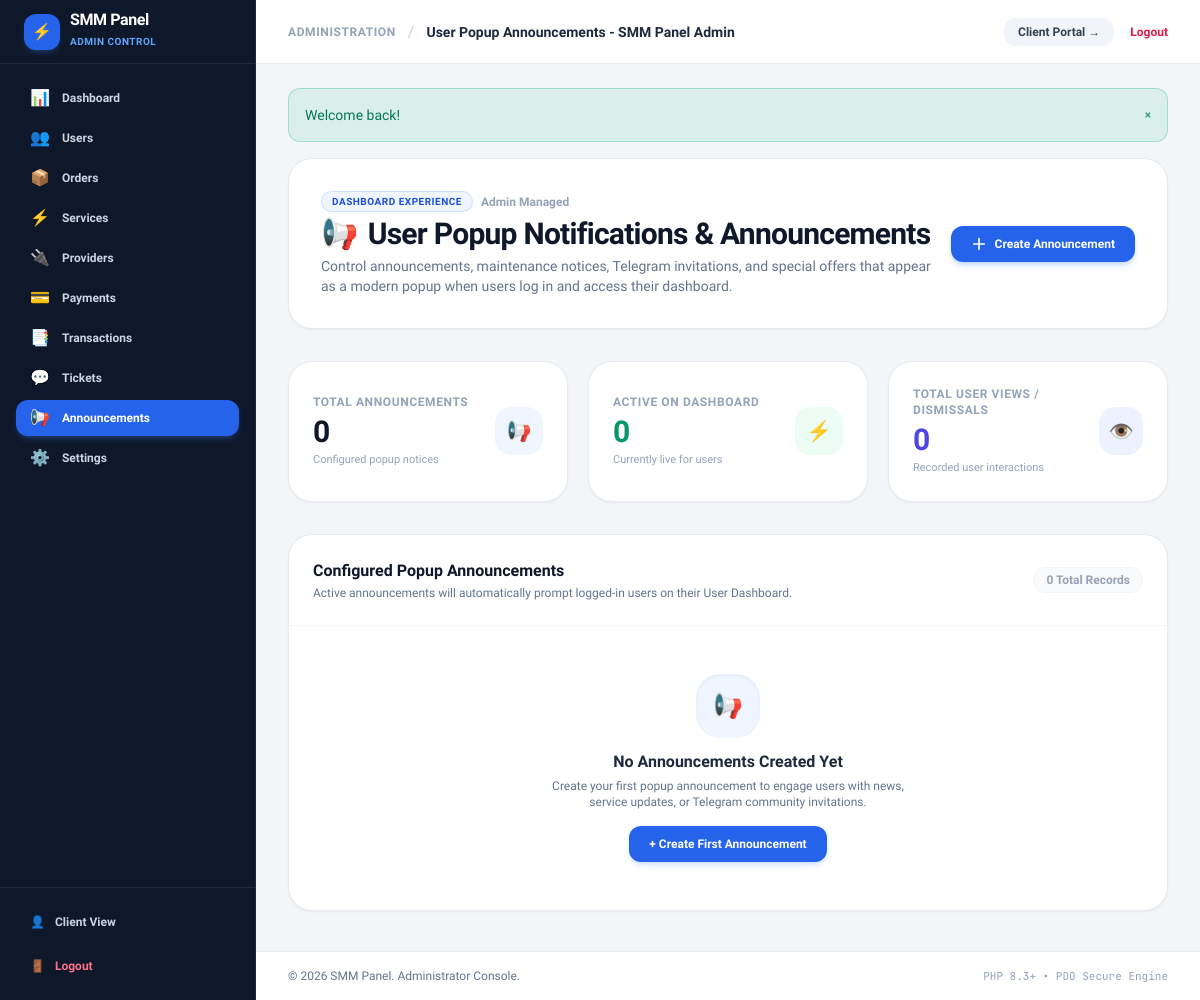
Page /admin/announcements.php (signed in) on the earlier database version.
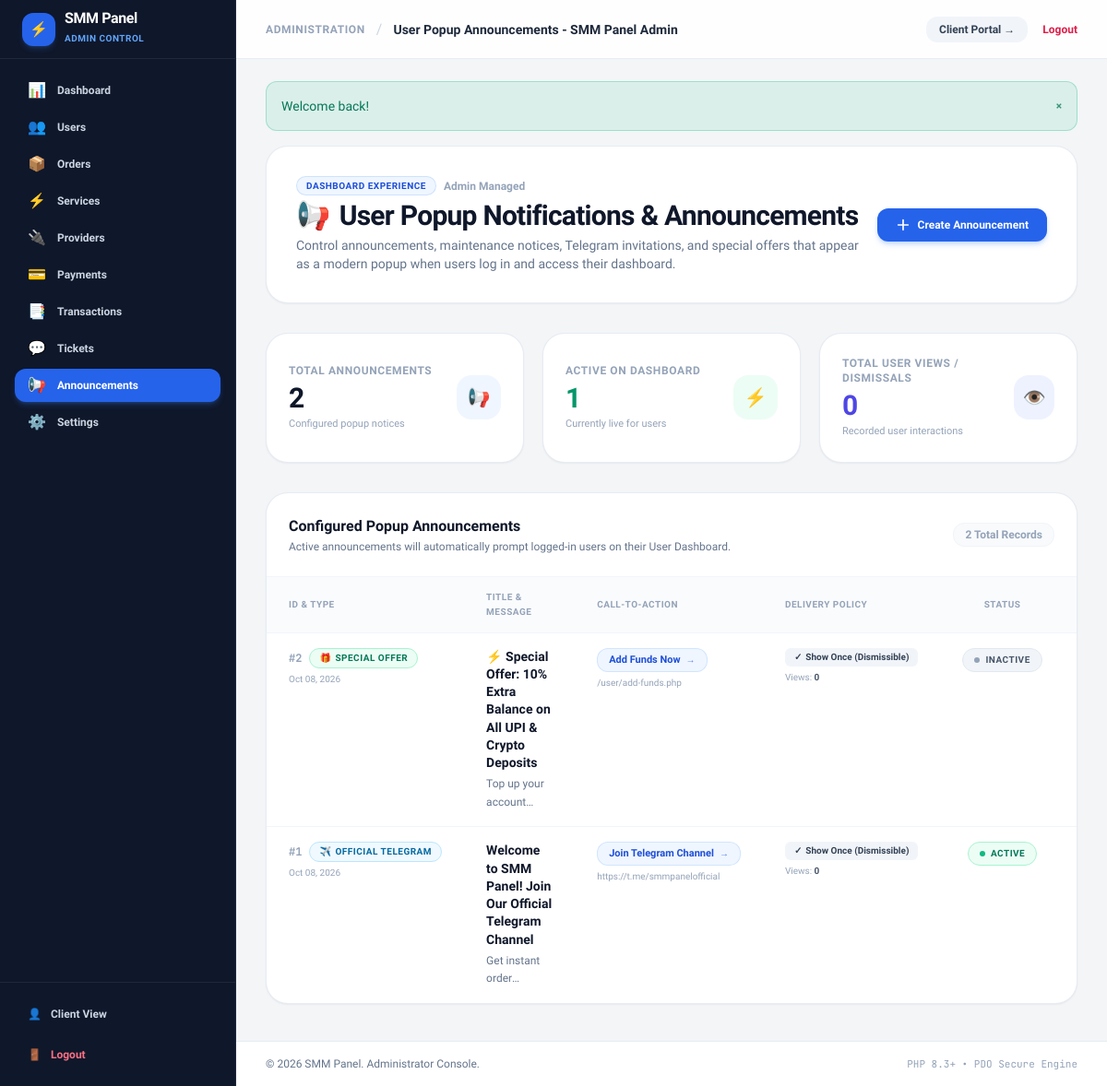
Same page on the later database version.
### tables this page shows
CREATE TABLE `announcements` (
  `id` INT UNSIGNED AUTO_INCREMENT PRIMARY KEY,
  `title` VARCHAR(255) NOT NULL,
  `type` ENUM('announcement', 'service', 'maintenance', 'offer', 'telegram', 'update', 'system') NOT NULL DEFAULT 'announcement',
  `badge_text` VARCHAR(64) DEFAULT 'Important Notice',
  `message` TEXT NOT NULL,
  `btn_text` VARCHAR(100) NULL,
  `btn_link` VARCHAR(255) NULL,
  `target_audience` ENUM('all', 'active_users') NOT NULL DEFAULT 'all',
  `show_once` TINYINT(1) NOT NULL DEFAULT 1,
  `status` ENUM('active', 'inactive') NOT NULL DEFAULT 'active',
  `starts_at` DATETIME NULL,
  `expires_at` DATETIME NULL,
  `created_at` TIMESTAMP DEFAULT CURRENT_TIMESTAMP,
  `updated_at` TIMESTAMP DEFAULT CURRENT_TIMESTAMP ON UPDATE CURRENT_TIMESTAMP,
  INDEX `idx_announcements_status` (`status`)
);

### includes/functions.php (called while the page is built, shortened)
<?php
function e(?string $string): string {
    return htmlspecialchars((string)$string, ENT_QUOTES, 'UTF-8');
}
    ?>

### admin/announcements.php (the view, shortened to what the rows shown need)
<?php
require_once __DIR__ . '/../includes/functions.php';
$db = Database::getConnection();
try {
    $db->exec("
        CREATE TABLE IF NOT EXISTS `announcements` (
          `id` INT UNSIGNED AUTO_INCREMENT PRIMARY KEY,
          `title` VARCHAR(255) NOT NULL,
          `type` ENUM('announcement', 'service', 'maintenance', 'offer', 'telegram', 'update', 'system') NOT NULL DEFAULT 'announcement',
          `badge_text` VARCHAR(64) DEFAULT 'Important Notice',
          `message` TEXT NOT NULL,
          `btn_text` VARCHAR(100) NULL,
          `btn_link` VARCHAR(255) NULL,
          `target_audience` ENUM('all', 'active_users') NOT NULL DEFAULT 'all',
          `show_once` TINYINT(1) NOT NULL DEFAULT 1,
          `status` ENUM('active', 'inactive') NOT NULL DEFAULT 'active',
          `starts_at` DATETIME NULL,
          `expires_at` DATETIME NULL,
          `created_at` TIMESTAMP DEFAULT CURRENT_TIMESTAMP,
          `updated_at` TIMESTAMP DEFAULT CURRENT_TIMESTAMP ON UPDATE CURRENT_TIMESTAMP,
          INDEX `idx_announcements_status` (`status`)
        ) ENGINE=InnoDB DEFAULT CHARSET=utf8mb4 COLLATE=utf8mb4_unicode_ci;
        CREATE TABLE IF NOT EXISTS `user_announcement_dismissals` (
          `user_id` INT UNSIGNED NOT NULL,
          `announcement_id` INT UNSIGNED NOT NULL,
          `dismissed_at` TIMESTAMP DEFAULT CURRENT_TIMESTAMP,
          PRIMARY KEY (`user_id`, `announcement_id`),
          INDEX `idx_dismissal_announcement` (`announcement_id`)
        ) ENGINE=InnoDB DEFAULT CHARSET=utf8mb4 COLLATE=utf8mb4_unicode_ci;
    ");
} catch (PDOException $e) {
    error_log("Announcement table check: " . $e->getMessage());
}
$stmt = $db->query("
    SELECT a.*,
           COUNT(d.user_id) AS total_dismissals
    FROM announcements a
    LEFT JOIN user_announcement_dismissals d ON a.id = d.announcement_id
    GROUP BY a.id
    ORDER BY a.id DESC
");
$announcements = $stmt->fetchAll();
require_once __DIR__ . '/../includes/header.php';
?>
<div x-data="announcementManager()" class="max-w-7xl mx-auto space-y-8 my-4">
    <div class="flex flex-col sm:flex-row sm:items-center justify-between gap-4 bg-white p-6 md:p-8 rounded-3xl border border-slate-200/80 shadow-sm">
        <div>
            <h1 class="text-2xl sm:text-3xl font-black text-slate-900 tracking-tight flex items-center gap-2.5">
                <span>📢</span>
                User Popup Notifications &amp; Announcements
            </h1>
        </div>
    </div>
    <div class="bg-white rounded-3xl border border-slate-200/80 shadow-sm overflow-hidden">
        <?php if (empty($announcements)): ?>
            <div class="p-12 text-center">
                <div class="w-16 h-16 rounded-3xl bg-blue-50 text-blue-600 mx-auto flex items-center justify-center text-2xl font-bold mb-3 shadow-inner">
                    📢
                </div>
                <h4 class="text-base font-bold text-slate-800">No Announcements Created Yet</h4>
                <p class="text-xs text-slate-500 mt-1 max-w-sm mx-auto">Create your first popup announcement to engage users with news, service updates, or Telegram community invitations.</p>
                <button type="button" @click="openCreateModal()" class="mt-4 px-5 py-2.5 bg-blue-600 hover:bg-blue-700 text-white font-bold text-xs rounded-xl shadow-md shadow-blue-500/20">
                    + Create First Announcement
                </button>
            </div>
        <?php else: ?>
            <div class="overflow-x-auto">
                <table class="w-full text-left text-xs">
                    <thead>
                        <tr class="bg-slate-50/75 border-b border-slate-100 text-slate-400 uppercase text-[10px] font-extrabold tracking-wider">
                            <th class="py-3.5 px-6">ID &amp; Type</th>
                            <th class="py-3.5 px-6">Title &amp; Message</th>
                            <th class="py-3.5 px-6">Call-To-Action</th>
                            <th class="py-3.5 px-6">Delivery Policy</th>
                            <th class="py-3.5 px-6 text-center">Status</th>
                            <th class="py-3.5 px-6 text-right">Actions</th>
                        </tr>
                    </thead>
                    <tbody class="divide-y divide-slate-100">
                        <?php foreach ($announcements as $item):
                            $typeStyles = [
                                'telegram' => ['bg' => 'bg-sky-50', 'text' => 'text-sky-700', 'border' => 'border-sky-200', 'icon' => '✈️'],
                                'offer' => ['bg' => 'bg-emerald-50', 'text' => 'text-emerald-700', 'border' => 'border-emerald-200', 'icon' => '🎁'],
                                'service' => ['bg' => 'bg-purple-50', 'text' => 'text-purple-700', 'border' => 'border-purple-200', 'icon' => '⚡'],
                                'maintenance' => ['bg' => 'bg-amber-50', 'text' => 'text-amber-700', 'border' => 'border-amber-200', 'icon' => '⚠️'],
                                'update' => ['bg' => 'bg-blue-50', 'text' => 'text-blue-700', 'border' => 'border-blue-200', 'icon' => '🚀'],
                                'system' => ['bg' => 'bg-slate-100', 'text' => 'text-slate-700', 'border' => 'border-slate-300', 'icon' => '🛡️'],
                                'announcement' => ['bg' => 'bg-indigo-50', 'text' => 'text-indigo-700', 'border' => 'border-indigo-200', 'icon' => '📢']
                            ];
                            $style = $typeStyles[$item['type']] ?? $typeStyles['announcement'];
                        ?>
                            <tr class="hover:bg-slate-50/50 transition-colors">
                                <td class="py-4 px-6 align-top whitespace-nowrap">
                                    <div class="flex items-center gap-2">
                                        <span class="font-mono text-slate-400 font-bold">#<?= (int)$item['id'] ?></span>
                                        <span class="inline-flex items-center gap-1 px-2.5 py-0.5 rounded-full text-[10px] font-extrabold uppercase tracking-wider <?= $style['bg'] ?> <?= $style['text'] ?> border <?= $style['border'] ?>">
                                            <span><?= $style['icon'] ?></span>
                                            <span><?= e($item['badge_text'] ?: ucfirst($item['type'])) ?></span>
                                        </span>
                                    </div>
                                    <span class="text-[10px] text-slate-400 block mt-1">
                                        <?= date('M d, Y', strtotime($item['created_at'])) ?>
                                    </span>
                                </td>
                                <td class="py-4 px-6 align-top max-w-sm">
                                    <div class="font-extrabold text-slate-900 text-sm leading-snug">
                                        <?= e($item['title']) ?>
                                    </div>
                                    <div class="text-slate-500 text-xs mt-1 line-clamp-2 leading-relaxed">
                                        <?= e($item['message']) ?>
                                    </div>
                                </td>
                                <td class="py-4 px-6 align-top whitespace-nowrap">
                                    <?php if (!empty($item['btn_text'])): ?>
                                        <div class="inline-flex items-center gap-1.5 px-3 py-1 rounded-xl bg-blue-50 text-blue-700 border border-blue-200/60 font-bold text-[11px]">
                                            <span><?= e($item['btn_text']) ?></span>
                                            <span class="text-[10px] opacity-70">&rarr;</span>
                                        </div>
                                        <?php if (!empty($item['btn_link'])): ?>
                                            <span class="text-[10px] text-slate-400 block mt-1 truncate max-w-[180px]" title="<?= e($item['btn_link']) ?>">
                                                <?= e($item['btn_link']) ?>
                                            </span>
                                        <?php endif; ?>
                                    <?php else: ?>
                                        <span class="text-slate-400 text-xs italic">No CTA Button</span>
                                    <?php endif; ?>
                                </td>
                                <td class="py-4 px-6 align-top whitespace-nowrap">
                                    <?php if ($item['show_once']): ?>
                                        <span class="inline-flex items-center gap-1 px-2.5 py-0.5 rounded-md text-[10px] font-bold bg-slate-100 text-slate-700">
                                            <span>✓</span> Show Once (Dismissible)
                                        </span>
                                    <?php else: ?>
                                        <span class="inline-flex items-center gap-1 px-2.5 py-0.5 rounded-md text-[10px] font-bold bg-amber-50 text-amber-700 border border-amber-200/60">
                                            <span>🔄</span> Repeat Every Login
                                        </span>
                                    <?php endif; ?>
                                    <span class="text-[10px] text-slate-400 block mt-1">
                                        Views: <strong class="text-slate-600 font-mono-nums"><?= (int)$item['total_dismissals'] ?></strong>
                                    </span>
                                </td>
                                <td class="py-4 px-6 align-top text-center whitespace-nowrap">
                                    <form action="/admin/announcements.php" method="POST" class="inline">
                                        <button type="submit"
                                                title="Click to toggle status"
                                                class="cursor-pointer inline-flex items-center gap-1.5 px-3 py-1 rounded-full text-[10px] font-extrabold uppercase tracking-wider transition-all <?= $item['status'] === 'active' ? 'bg-emerald-50 text-emerald-700 border border-emerald-200 hover:bg-emerald-100' : 'bg-slate-100 text-slate-600 border border-slate-200 hover:bg-slate-200' ?>">
                                            <span class="w-1.5 h-1.5 rounded-full <?= $item['status'] === 'active' ? 'bg-emerald-500 animate-pulse' : 'bg-slate-400' ?>"></span>
                                            <span><?= ucfirst($item['status']) ?></span>
                                        </button>
                                    </form>
                                </td>
                                <td class="py-4 px-6 align-top text-right whitespace-nowrap">
                                </td>
                            </tr>
                        <?php endforeach; ?>
                    </tbody>
                </table>
            </div>
        <?php endif; ?>
    </div>
</div>
<?php require_once __DIR__ . '/../includes/footer.php'; ?>

Differences in the rows shown:
added announcements: id "2", type "🎁", badge_text "SPECIAL OFFER", created_at "Oct 08, 2026", title "⚡ Special Offer: 10% Extra Balance on All UPI & Crypto Deposits", message "Top up your…", btn_text "Add Funds Now", btn_link "/user/add-funds.php", show_once "Show Once (Dismissible)", total_dismissals "0", status "INACTIVE"
added announcements: id "1", type "✈️", badge_text "OFFICIAL TELEGRAM", created_at "Oct 08, 2026", title "Welcome to SMM Panel! Join Our Official Telegram Channel", message "Get instant…", btn_text "Join Telegram Channel", btn_link "https://t.me/smmpanelofficial", show_once "Show Once (Dismissible)", total_dismissals "0", status "ACTIVE"
Other differences:
$totalAnnouncements: "0" → "2"
$activeCount: "0" → "1"
count($announcements): "0" → "2"
text no longer shown: "📢 No Announcements Created Yet Create your first popup announcement to engage users with news, service updates, or Telegram community invitations. + Create First Announcement"
text now shown: "ID & TYPE TITLE & MESSAGE CALL-TO-ACTION DELIVERY POLICY STATUS"
